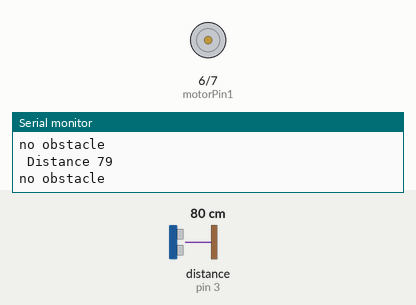
Bench run of a sketch on a simulated Arduino Uno, built with avr-gcc and run on an emulated ATmega328P. Parts: motor-driver pin pairs drawn as motors (green arrow = first pin HIGH = forward, orange = second pin HIGH = backward, longer = more drive), the last lines printed to the serial monitor. Wiring (inferred from the names in the program): ultrasonic range finder: trigger pin 2; echo pin 3. The test bench sets the inputs (shaded band); at power-on: distance to the obstacle (sensor on pin 3) 80 cm. The echo pulse lasts 58.3 µs per cm.

Above: at 1.2 s.
1.3 s: distance to the obstacle (sensor on pin 3) set to 55 cm
2.8 s: distance to the obstacle (sensor on pin 3) set to 46 cm
At 3.2 s:
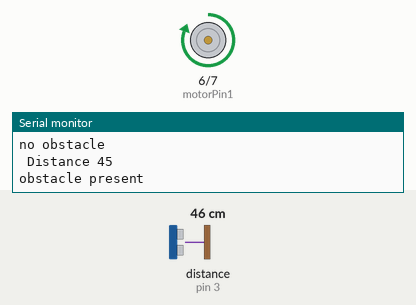
5.8 s: distance to the obstacle (sensor on pin 3) set to 299 cm
At 6.3 s:
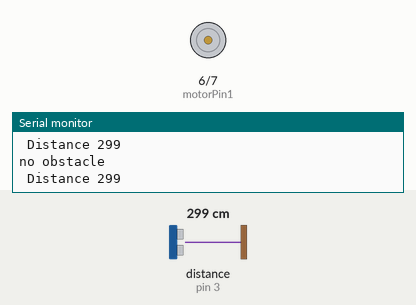
7.3 s: distance to the obstacle (sensor on pin 3) set to 2 cm
At 7.7 s:
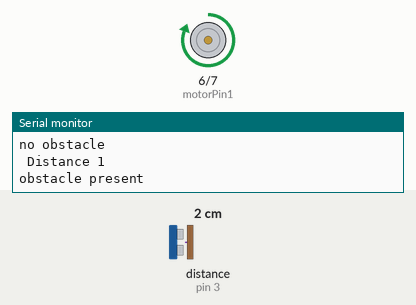
Timing chart, 0 to 11.3 s (numbered marks = the images above; inputs shaded):
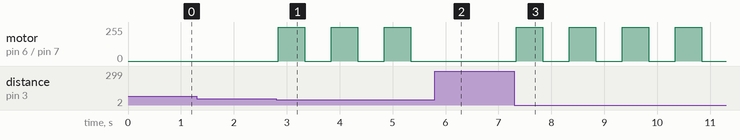

Measured:
- the behaviour switches between 51 and 50 cm on distance to the obstacle (sensor on pin 3) (found by bisection; images 0 and 1)
- after the input at 2.8 s, motor on pin 6 (motorPin1) / pin 7 (motorPin2): alternates forward 255/255 for 0.50 s and stopped for 0.50 s, starting at once
- after the input at 5.8 s, motor on pin 6 (motorPin1) / pin 7 (motorPin2): stays stopped (without the input it goes to forward 255/255 after 0.05 s)
- after the input at 7.3 s, motor on pin 6 (motorPin1) / pin 7 (motorPin2): alternates forward 255/255 for 0.50 s and stopped for 0.50 s, starting at once

The sketch:

Obstacle_avoidance.ino
```cpp
#define trigPin1 2
#define echoPin1 3

const int motorPin1  = 6;  // Pin 14 of L293
const int motorPin2  = 7;  // Pin 10 of L293


long duration, distance;

void setup()
{
Serial.begin (9600);
pinMode(trigPin1, OUTPUT);
pinMode(echoPin1, INPUT);
pinMode(motorPin1, OUTPUT);
pinMode(motorPin2, OUTPUT);


}

void loop() {
SonarSensor(trigPin1, echoPin1);
Serial.print(" Distance ");
Serial.println(distance);
 if (distance< 50){
     Serial.println("obstacle present");

    digitalWrite(motorPin1, HIGH);
    digitalWrite(motorPin2, LOW);
    delay(500);
    digitalWrite(motorPin1, LOW);
    digitalWrite(motorPin2, LOW);
    delay(500);

  }
  else{
    Serial.println("no obstacle");

  }
}

void SonarSensor(int trigPin,int echoPin)
{
digitalWrite(trigPin, LOW);
delayMicroseconds(1);
digitalWrite(trigPin, HIGH);
delayMicroseconds(5);
digitalWrite(trigPin, LOW);
duration = pulseIn(echoPin, HIGH);
distance = (duration/2) / 29.1;

}
```
